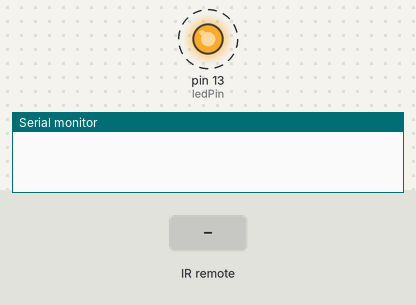
Simulated run of this sketch. Board: Arduino Uno, built with avr-gcc and run on an emulated ATmega328P. Shown: output pins drawn as LEDs (lit = HIGH), the last lines printed to the serial monitor. Dashed ring = blinking. The inputs (shaded band) are chosen by the test bench.

Above: at 1.25 s.
1.3 s: infrared code 0xFFE21D received
2.9 s: infrared code 0xFFA25D received
At 3.05 s:
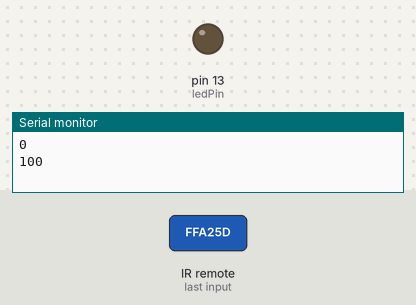
At 3.55 s:
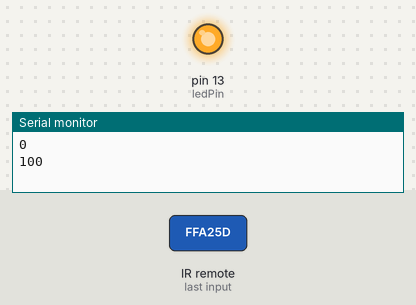
Timing chart, 0 to 11.9 s (numbered marks = the images above; inputs shaded):
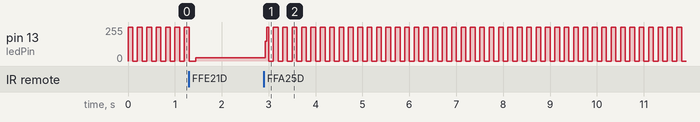

The sketch:

IRrecv_przyciski.ino
```cpp
#include <IRremote.h>
#include <IRremoteInt.h>


int ledPin = 13;
int RECV_PIN = 11;
int flashDelay = 100;

IRrecv irrecv(RECV_PIN);
decode_results results;

void setup()
{
  Serial.begin(9600);
  pinMode(ledPin, OUTPUT);
  irrecv.enableIRIn(); // Start the receiver
  //attachInterrupt(1, loop, CHANGE);
  attachInterrupt(digitalPinToInterrupt(RECV_PIN), loop, CHANGE);
}

int on = 0;
unsigned long last = millis();

void loop()
{
  flash();
  if (irrecv.decode(&results))
   {
     if(results.value == 0xFFA25D)
       {
        if(millis() - last > 100)
        {
            flashDelay = flashDelay + 100;
        }
        last = millis();
       }

     if(results.value == 0xFFE21D && flashDelay > 0)
       {
        if(millis() - last > 100)
          {
            flashDelay = flashDelay - 100;
          }
        last = millis();
       }

  irrecv.resume(); // Receive the next value
  Serial.println(flashDelay);

   }
}

void flash()
{

  digitalWrite(ledPin, HIGH);
  delay(flashDelay);
  digitalWrite(ledPin, LOW);
  delay(flashDelay);
}
```

Measured:
- after the input at 2.9 s, pin 13 (ledPin): 26/255 → 149/255 at once, then moves between 0/255 and 255/255, repeating every 0.60 s
